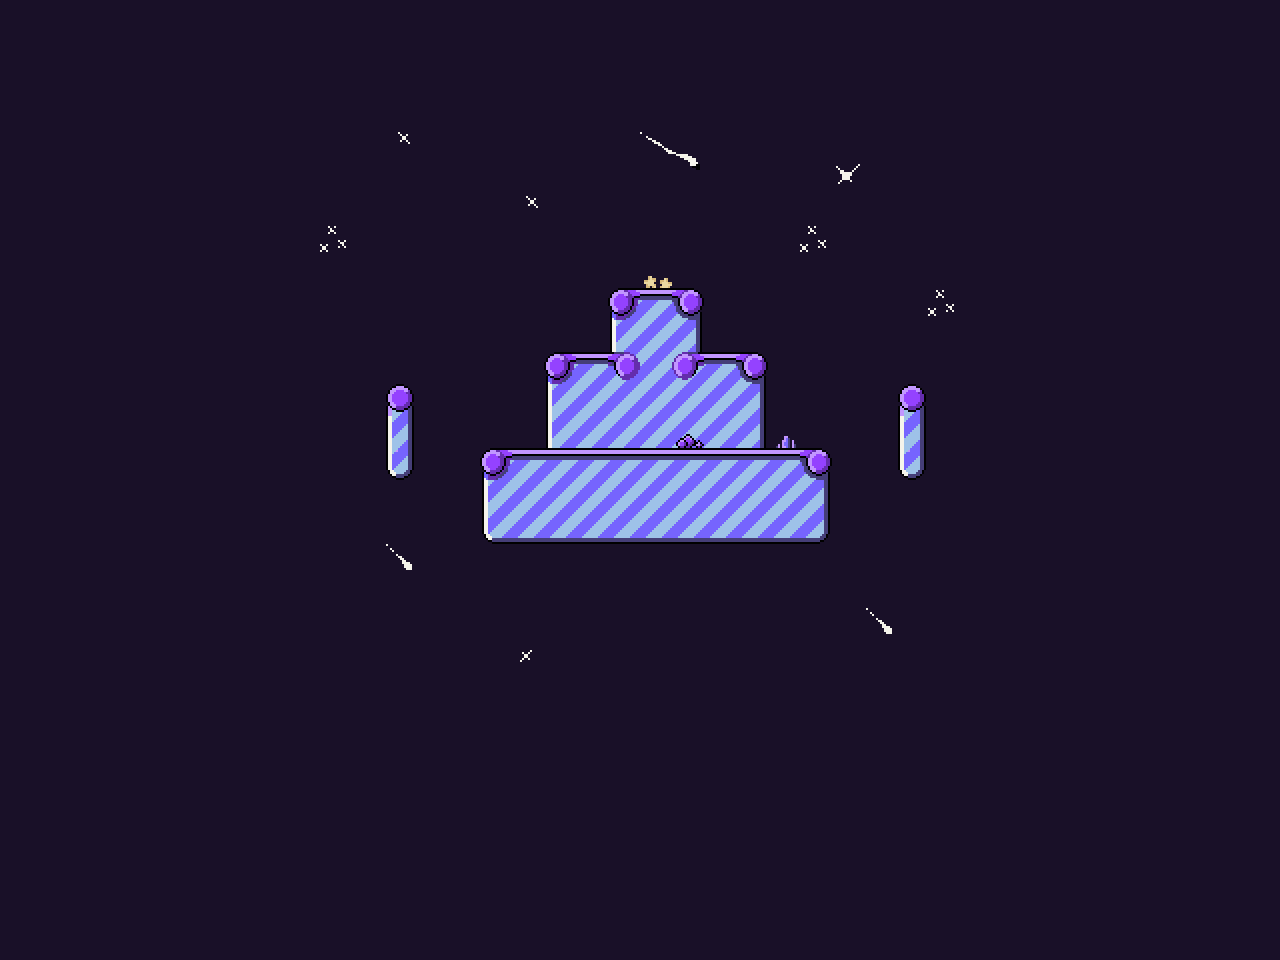

This is a level from a 2D game, rendered from its Tiled map with the project's own tilesets. A one-line summary and the complete map file follow:
An orthogonal 40x30 tile map with 32x32 px tiles, 1 tile layer (Tile Layer 1).

<map version="1.2" tiledversion="1.2.4" orientation="orthogonal" renderorder="right-down" width="40" height="30" tilewidth="32" tileheight="32" infinite="0" nextlayerid="2" nextobjectid="1">
 <tileset firstgid="1" source="../tiles/World3.tsx" />
 <layer id="1" name="Tile Layer 1" width="40" height="30">
  <data encoding="csv">
18,18,18,18,18,18,18,18,18,18,18,18,18,18,18,18,18,18,18,18,18,18,18,18,18,18,18,18,18,18,18,18,18,18,18,18,18,18,18,18,
18,18,18,18,18,18,18,18,18,18,18,18,18,18,18,18,18,18,18,18,18,18,18,18,18,18,18,18,18,18,18,18,18,18,18,18,18,18,18,18,
18,18,18,18,18,18,18,18,18,18,18,18,18,18,18,18,18,18,18,18,18,18,18,18,18,18,18,18,18,18,18,18,18,18,18,18,18,18,18,18,
18,18,18,18,18,18,18,18,18,18,18,18,18,18,18,18,18,18,18,18,18,18,18,18,18,18,18,18,18,18,18,18,18,18,18,18,18,18,18,18,
18,18,18,18,18,18,18,18,18,18,18,18,59,18,18,18,18,18,18,18,57,58,18,18,18,18,18,18,18,18,18,18,18,18,18,18,18,18,18,18,
18,18,18,18,18,18,18,18,18,18,18,18,18,18,18,18,18,18,18,18,72,73,18,18,18,18,12,18,18,18,18,18,18,18,18,18,18,18,18,18,
18,18,18,18,18,18,18,18,18,18,18,18,18,18,18,18,59,18,18,18,18,18,18,18,18,18,18,18,18,18,18,18,18,18,18,18,18,18,18,18,
18,18,18,18,18,18,18,18,18,18,13,18,18,18,18,18,18,18,18,18,18,18,18,18,18,13,18,18,18,18,18,18,18,18,18,18,18,18,18,18,
18,18,18,18,18,18,18,18,18,18,18,18,18,18,18,18,18,18,18,18,27,18,18,18,18,18,18,18,18,18,18,18,18,18,18,18,18,18,18,18,
18,18,18,18,18,18,18,18,18,18,18,18,18,18,18,18,18,18,18,32,33,34,18,18,18,18,18,18,18,13,18,18,18,18,18,18,18,18,18,18,
18,18,18,18,18,18,18,18,18,18,18,18,18,18,18,18,18,18,18,47,48,49,18,18,18,18,18,18,18,18,18,18,18,18,18,18,18,18,18,18,
18,18,18,18,18,18,18,18,18,18,18,18,18,18,18,18,18,32,33,79,48,77,33,34,18,18,18,18,18,18,18,18,18,18,18,18,18,18,18,18,
18,18,18,18,18,18,18,18,18,18,18,18,65,18,18,18,18,47,48,48,48,48,48,49,18,18,18,18,65,18,18,18,18,18,18,18,18,18,18,18,
18,18,18,18,18,18,18,18,18,18,18,18,81,18,18,18,18,47,48,48,48,43,48,49,29,18,18,18,81,18,18,18,18,18,18,18,18,18,18,18,
18,18,18,18,18,18,18,18,18,18,18,18,66,18,18,32,33,33,33,33,33,33,33,33,33,34,18,18,66,18,18,18,18,18,18,18,18,18,18,18,
18,18,18,18,18,18,18,18,18,18,18,18,18,18,18,47,48,48,48,48,48,48,48,48,48,49,18,18,18,18,18,18,18,18,18,18,18,18,18,18,
18,18,18,18,18,18,18,18,18,18,18,18,18,18,18,62,63,63,63,63,63,63,63,63,63,64,18,18,18,18,18,18,18,18,18,18,18,18,18,18,
18,18,18,18,18,18,18,18,18,18,18,18,14,18,18,18,18,18,18,18,18,18,18,18,18,18,18,18,18,18,18,18,18,18,18,18,18,18,18,18,
18,18,18,18,18,18,18,18,18,18,18,18,18,18,18,18,18,18,18,18,18,18,18,18,18,18,18,18,18,18,18,18,18,18,18,18,18,18,18,18,
18,18,18,18,18,18,18,18,18,18,18,18,18,18,18,18,18,18,18,18,18,18,18,18,18,18,18,14,18,18,18,18,18,18,18,18,18,18,18,18,
18,18,18,18,18,18,18,18,18,18,18,18,18,18,18,18,74,18,18,18,18,18,18,18,18,18,18,18,18,18,18,18,18,18,18,18,18,18,18,18,
18,18,18,18,18,18,18,18,18,18,18,18,18,18,18,18,18,18,18,18,18,18,18,18,18,18,18,18,18,18,18,18,18,18,18,18,18,18,18,18,
18,18,18,18,18,18,18,18,18,18,18,18,18,18,18,18,18,18,18,18,18,18,18,18,18,18,18,18,18,18,18,18,18,18,18,18,18,18,18,18,
18,18,18,18,18,18,18,18,18,18,18,18,18,18,18,18,18,18,18,18,18,18,18,18,18,18,18,18,18,18,18,18,18,18,18,18,18,18,18,18,
18,18,18,18,18,18,18,18,18,18,18,18,18,18,18,18,18,18,18,18,18,18,18,18,18,18,18,18,18,18,18,18,18,18,18,18,18,18,18,18,
18,18,18,18,18,18,18,18,18,18,18,18,18,18,18,18,18,18,18,18,18,18,18,18,18,18,18,18,18,18,18,18,18,18,18,18,18,18,18,18,
18,18,18,18,18,18,18,18,18,18,18,18,18,18,18,18,18,18,18,18,18,18,18,18,18,18,18,18,18,18,18,18,18,18,18,18,18,18,18,18,
18,18,18,18,18,18,18,18,18,18,18,18,18,18,18,18,18,18,18,18,18,18,18,18,18,18,18,18,18,18,18,18,18,18,18,18,18,18,18,18,
18,18,18,18,18,18,18,18,18,18,18,18,18,18,18,18,18,18,18,18,18,18,18,18,18,18,18,18,18,18,18,18,18,18,18,18,18,18,18,18,
18,18,18,18,18,18,18,18,18,18,18,18,18,18,18,18,18,18,18,18,18,18,18,18,18,18,18,18,18,18,18,18,18,18,18,18,18,18,18,18
</data>
 </layer>
</map>
